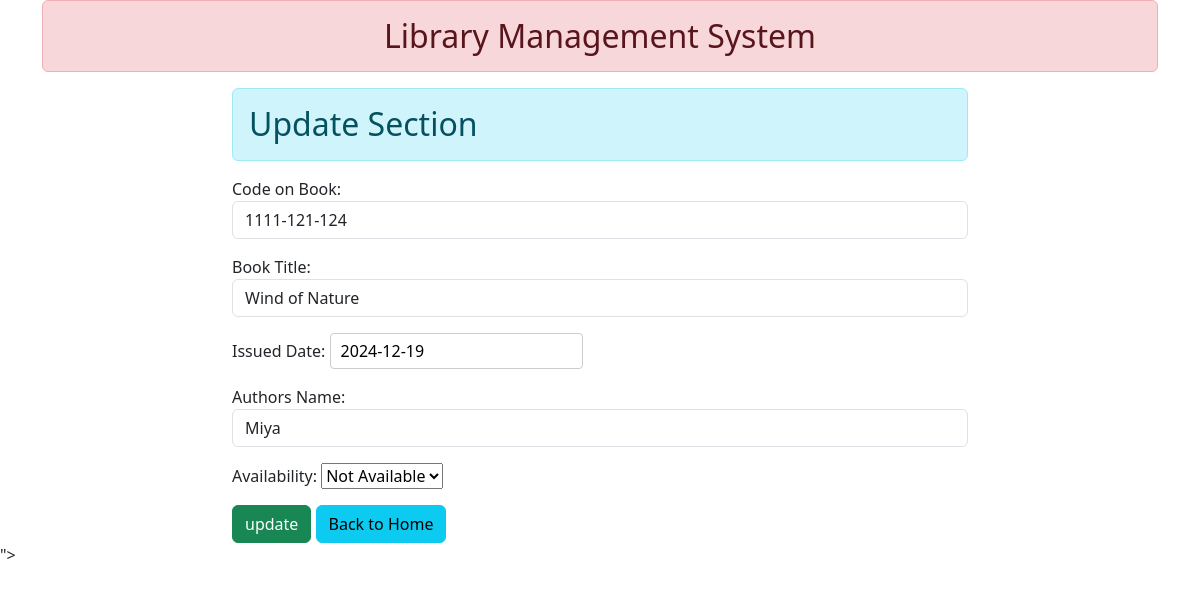
The app's page //52 with its own data.
### app1/models.py (models this page shows, shortened)
class Books(models.Model):
    reg = models.CharField(max_length=70,verbose_name='Code on Book')
    title = models.CharField(max_length=70,verbose_name='Book Title')
    issued = models.DateField(verbose_name='Issued Date')
    author = models.CharField(max_length=70,verbose_name='Authors Name')
    availability = models.CharField(max_length=15, choices=Availability.choices,default=Availability.AVAILABLE)

### app1/views.py (the view)
# urls.py: path('/<int:id>',views.update_data,name='update')
def update_data(request, id):
    book = get_object_or_404(Books, pk=id)  # Ensure book exists before update
    if request.method == 'POST':
        det = BookRegistration(request.POST, instance=book)  # Update existing book
        if det.is_valid():
            det.save()  # Success message
            return HttpResponseRedirect('/')  # Redirect to homepage after update
        else:
            messages.error(request, 'Please correct the errors in the form.')  # Error message
    else:
        det = BookRegistration(instance=book)  # Pre-populate the form for GET
    return render(request, 'new.html', {'form': det})

### app1/forms.py
class BookRegistration(forms.ModelForm):
    class Meta:
        model = Books
        fields = ['reg', 'title', 'issued', 'author', 'availability']
        widgets = {
            'reg': forms.TextInput(attrs={'class':'form-control'}),
            'title': forms.TextInput(attrs={'class':'form-control'}),
            'issued': forms.DateInput(attrs={'class':'my_date','placeholder':'YYYY-MM-DD'}),
            'author': forms.TextInput(attrs={'class':'form-control'}),
        }

### templates/new.html (shortened to what this page needs)
{% extends 'templates/index.html'%}
{% block content%}
<div class="row">
    <div class="col-sm-8 offset-2">
        <h2 class="alert alert-info">Update Section</h2>
        <form action="" method="post">
            {{form.as_p}}
            <input type="submit" value="update" class="btn btn-success">
            <a href="{% url 'home' %} "class="btn btn-info">Back to Home</a>
        </form>
    </div>
</div>
{% endblock content %}

### app1/static/css/custom.css (style rules this page uses)
.my_date { display: inline-block; width: auto; padding: 5px 10px; border: 1px solid #ccc; border-radius: 4px; }

### records on screen
Books: reg "1111-121-124", title "Wind of Nature", issued "2024-12-19", author "Miya", availability "Not Available"
